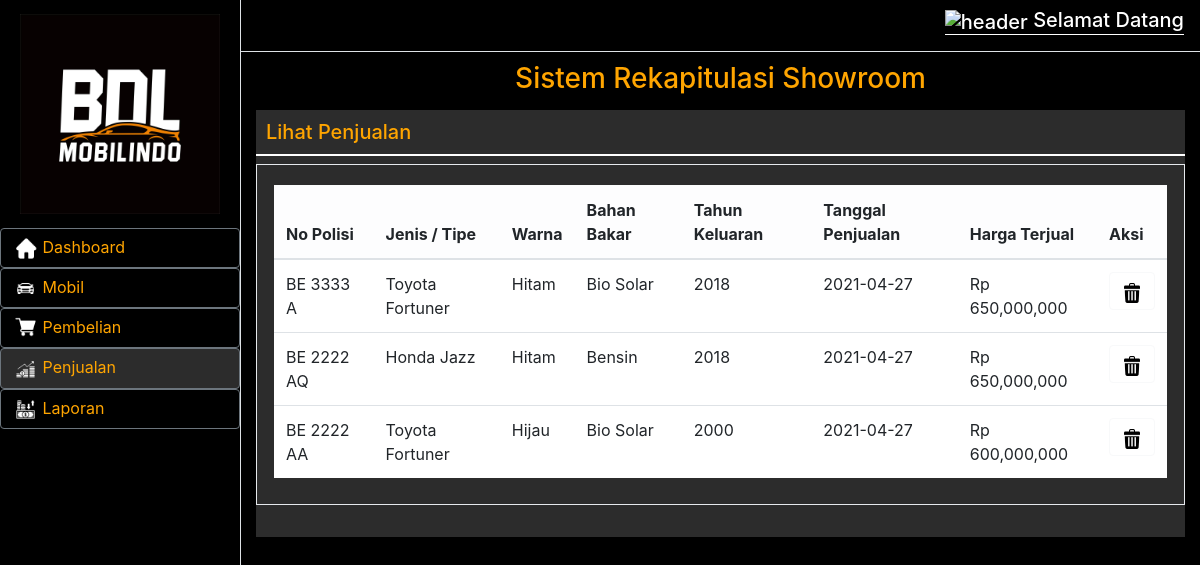
The page /index.php/auth/lihatpenjualan on the database its author committed.
### tables this page shows
CREATE TABLE `penjualan` (
  `id_jual` int(5) NOT NULL,
  `tgl_jual` date NOT NULL,
  `no_polis` varchar(30) NOT NULL,
  `jenis_typr` varchar(30) NOT NULL,
  `warna` varchar(30) NOT NULL,
  `bahan_bakar` varchar(30) NOT NULL,
  `tahun_keluaran` int(5) NOT NULL,
  `harga_jual` int(30) NOT NULL,
  `status` int(30) NOT NULL
);

### application/controllers/Auth.php (called while the page is built, shortened)
<?php
class Auth extends CI_Controller
{
    public function __construct()
    {
        $this->load->library('form_validation');
        $this->load->model('model_mobil');
        $this->load->model('model_pembelian');
        $this->load->model('model_penjualan');
    }
    public function lihatpenjualan()
    {
        $data = array(
            'title' => 'Data Mobil',
            'data_penjualan' => $this->model_penjualan->tabel_penjualan()
        );
        $this->load->view('lihat-penjualan', $data);
    }
}

### index.php (called while the page is built, shortened)
<?php
require_once BASEPATH.'core/CodeIgniter.php';

### application/models/Model_penjualan.php (called while the page is built, shortened)
<?php
class model_penjualan extends CI_Model
{
    public function tabel_penjualan()
    {
        $query = $this->db->order_by('id_jual', 'DESC')->get('penjualan');
        return $query->result();
    }
}

### application/views/lihat-penjualan.php (the view, shortened to what this page needs)
<!DOCTYPE html>
<html>
<head>
    <link href="assets/vendor/bootstrap/css/bootstrap.min.css" rel="stylesheet">
    <link href="assets/css/lihat-mobil.css" rel="stylesheet">
</head>
<body>
    <div class="d-flex" id="wrapper">
        <div class="border-right" id="sidebar-wrapper" style="background-color: black;">
            <div class="sidebar-heading"><img src="assets/img/logo.jpg " width="200"></div>
            <div class="list-group list-group-flush">
                <button id="btnGroupDrop1" type="button" class="btn btn-secondary" aria-expanded="false" onclick="location.href='<?= base_url('Dashboard'); ?>'">
                    <img src="assets/img/home.png" style="width: 25px; "> Dashboard
                </button>
                <button id="btnGroupDrop1" type="button" class="btn btn-secondary" aria-expanded="false" onclick="location.href='<?= base_url('lihatmobil'); ?>'">
                    <img src="assets/img/mobil.png" style="width: 25px; "> Mobil
                </button>
                <button id="btnGroupDrop1" type="button" class="btn btn-secondary" aria-expanded="false" onclick="location.href='<?= base_url('lihatpembelian'); ?>'">
                    <img src="assets/img/cart.png" style="width: 25px; "> Pembelian
                </button>
                <button id="btnGroupDrop1" type="button" style="background-color: rgb(44, 44, 44);" class="btn btn-secondary" aria-expanded="false">
                    <img src="assets/img/sales.png" style="width: 25px; "> Penjualan
                </button>
                <button id="btnGroupDrop1" type="button" class="btn btn-secondary" aria-expanded="false" onclick="location.href='<?= base_url('lihatlaporan'); ?>'">
                    <img src="assets/img/laporan.png" style="width: 25px; "> Laporan
                </button>
            </div>
        </div>
        <div id="page-content-wrapper">
            <nav class="navbar navbar-expand-lg navbar-light border-bottom" style="background-color: black;">
                <div class="collapse navbar-collapse" id="navbarSupportedContent">
                    <ul class="navbar-nav ml-auto mt-2 mt-lg-0">
                        <li class="nav-item active">
                            <h4 class="header"><img src=assets/img/header.png alt="header" style="width: 20px; height: 20px;"> Selamat Datang </h4>
                        </li>
                    </ul>
                </div>
            </nav>
            <div class="container-fluid">
                <h3 style="color: orange; text-align: center; padding-top: 10px">Sistem Rekapitulasi Showroom</h3>
                <form action="<?php echo base_url('Auth/AksiInsert') ?>" method="post">
                    <div class="card-wrapper pb-3">
                        <h5 style="padding: 10px;border-bottom: 2px solid white; color: orange;">Lihat Penjualan</h5>
                        <div class="x_panel">
                            <table class="table">
                                <thead class="table-light">
                                    <tr>
                                        <th>No Polisi</th>
                                        <th>Jenis / Tipe</th>
                                        <th>Warna</th>
                                        <th>Bahan Bakar</th>
                                        <th>Tahun Keluaran</th>
                                        <th>Tanggal Penjualan</th>
                                        <th>Harga Terjual</th>
                                        <th>Aksi</th>
                                    </tr>
                                </thead>
                                <tbody>
                                    <?php foreach ($data_penjualan  as $mobil) { ?>
                                        <tr>
                                            <td><?php echo $mobil->no_polis ?></td>
                                            <td><?php echo $mobil->jenis_typr ?></td>
                                            <td><?php echo $mobil->warna ?></td>
                                            <td><?php echo $mobil->bahan_bakar ?></td>
                                            <td><?php echo $mobil->tahun_keluaran ?></td>
                                            <td><?php echo $mobil->tgl_jual ?></td>
                                            <td>Rp <?php echo number_format($mobil->harga_jual) ?></td>
                                            <td style=" text-align: center;">
                                                <button type="button" class="btn btn-light btn-xs" data-toggle="modal" data-target="#exampleModalCenter" id="btnaksi">
                                                <img src="assets/img/trash.png" style="width: 20px;">
                                                </button>
                                            </td>
                                        </tr>
                                    <?php } ?>
                                </tbody>
                            </table>
                        </div>
                    </div>
</body>
</html>

### assets/css/lihat-mobil.css (style rules this page uses)
.header { font-size: 20px; border-width: 10px; border-bottom: 1.5px solid white; text-align: right; color: rgb(255, 255, 255); }
.card-wrapper { background-color: rgb(44, 44, 44); margin: 15px auto; }
.x_panel, .x_title { margin-bottom: 10px }
.x_panel { position: relative; width: 100%; padding: 10px 17px; display: inline-block; background-color: rgb(44, 44, 44); border: 1px solid #E6E9ED; -webkit-column-break-inside: avoid; -moz-column-break-inside: avoid; -webkit-column-break-inside: avoid; opacity: 1; transition: all .2s ease; position: relative; }
table.table { background-color: white; }
.header { font-size: 20px; text-align: right; color: rgb(255, 255, 255); }
#btnGroupDrop1 { text-align: left; color: orange; background-color: rgb(0, 0, 0); }
#wrapper { overflow-x: hidden; background-color: black; }
#sidebar-wrapper { text-align: right; min-height: 100vh; margin-left: -15rem; -webkit-transition: margin .25s ease-out; -moz-transition: margin .25s ease-out; -o-transition: margin .25s ease-out; transition: margin .25s ease-out; }
#sidebar-wrapper .sidebar-heading { padding: 0.875rem 1.25rem; font-size: 1.2rem; }
#sidebar-wrapper .list-group { width: 15rem; }
#page-content-wrapper { min-width: 1000vw; }
@media (min-width: 768px) { #sidebar-wrapper { margin-left: 0; } }
@media (min-width: 768px) { #page-content-wrapper { min-width: 0; width: 100%; } }
#btnaksi { background-color: white; }

### rows shown on the page
penjualan: no_polis "BE 3333 A", jenis_typr "Toyota Fortuner", warna "Hitam", bahan_bakar "Bio Solar", tahun_keluaran "2018", tgl_jual "2021-04-27", harga_jual "650,000,000"
penjualan: no_polis "BE 2222 AQ", jenis_typr "Honda Jazz", warna "Hitam", bahan_bakar "Bensin", tahun_keluaran "2018", tgl_jual "2021-04-27", harga_jual "650,000,000"
penjualan: no_polis "BE 2222 AA", jenis_typr "Toyota Fortuner", warna "Hijau", bahan_bakar "Bio Solar", tahun_keluaran "2000", tgl_jual "2021-04-27", harga_jual "600,000,000"
